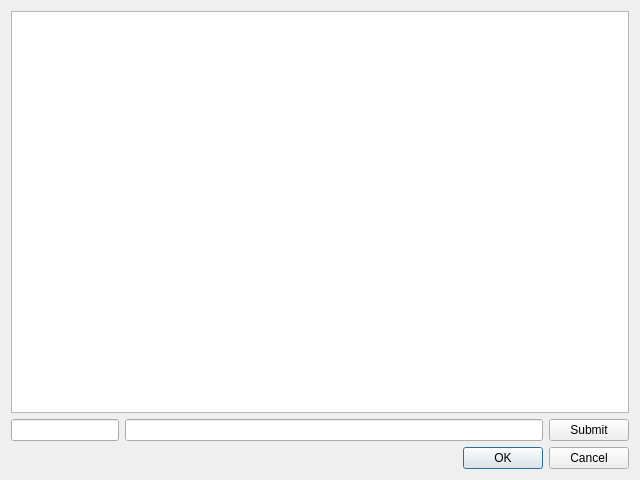
<?xml version="1.0" encoding="UTF-8"?>
<ui version="4.0">
 <class>ImapConsoleDialog</class>
 <widget class="QDialog" name="ImapConsoleDialog">
  <property name="geometry">
   <rect>
    <x>0</x>
    <y>0</y>
    <width>640</width>
    <height>480</height>
   </rect>
  </property>
  <property name="minimumSize">
   <size>
    <width>640</width>
    <height>480</height>
   </size>
  </property>
  <property name="windowTitle">
   <string>Dialog</string>
  </property>
  <layout class="QGridLayout" name="gridLayout">
   <item row="0" column="0">
    <layout class="QVBoxLayout" name="verticalLayout" stretch="0,0">
     <property name="sizeConstraint">
      <enum>QLayout::SetMinAndMaxSize</enum>
     </property>
     <item>
      <widget class="QTextEdit" name="textEdit">
       <property name="locale">
        <locale language="Korean" country="SouthKorea"/>
       </property>
       <property name="readOnly">
        <bool>true</bool>
       </property>
      </widget>
     </item>
     <item>
      <layout class="QHBoxLayout" name="horizontalLayout" stretch="0,1,0">
       <property name="sizeConstraint">
        <enum>QLayout::SetMinAndMaxSize</enum>
       </property>
       <item>
        <widget class="QLineEdit" name="tagEdit">
         <property name="readOnly">
          <bool>true</bool>
         </property>
        </widget>
       </item>
       <item>
        <widget class="QLineEdit" name="commandEdit"/>
       </item>
       <item>
        <widget class="QPushButton" name="submitButton">
         <property name="text">
          <string>Submit</string>
         </property>
        </widget>
       </item>
      </layout>
     </item>
    </layout>
   </item>
   <item row="1" column="0">
    <widget class="QDialogButtonBox" name="buttonBox">
     <property name="orientation">
      <enum>Qt::Horizontal</enum>
     </property>
     <property name="standardButtons">
      <set>QDialogButtonBox::Cancel|QDialogButtonBox::Ok</set>
     </property>
    </widget>
   </item>
  </layout>
 </widget>
 <resources/>
 <connections>
  <connection>
   <sender>buttonBox</sender>
   <signal>accepted()</signal>
   <receiver>ImapConsoleDialog</receiver>
   <slot>accept()</slot>
   <hints>
    <hint type="sourcelabel">
     <x>248</x>
     <y>254</y>
    </hint>
    <hint type="destinationlabel">
     <x>157</x>
     <y>274</y>
    </hint>
   </hints>
  </connection>
  <connection>
   <sender>buttonBox</sender>
   <signal>rejected()</signal>
   <receiver>ImapConsoleDialog</receiver>
   <slot>reject()</slot>
   <hints>
    <hint type="sourcelabel">
     <x>316</x>
     <y>260</y>
    </hint>
    <hint type="destinationlabel">
     <x>286</x>
     <y>274</y>
    </hint>
   </hints>
  </connection>
 </connections>
</ui>
